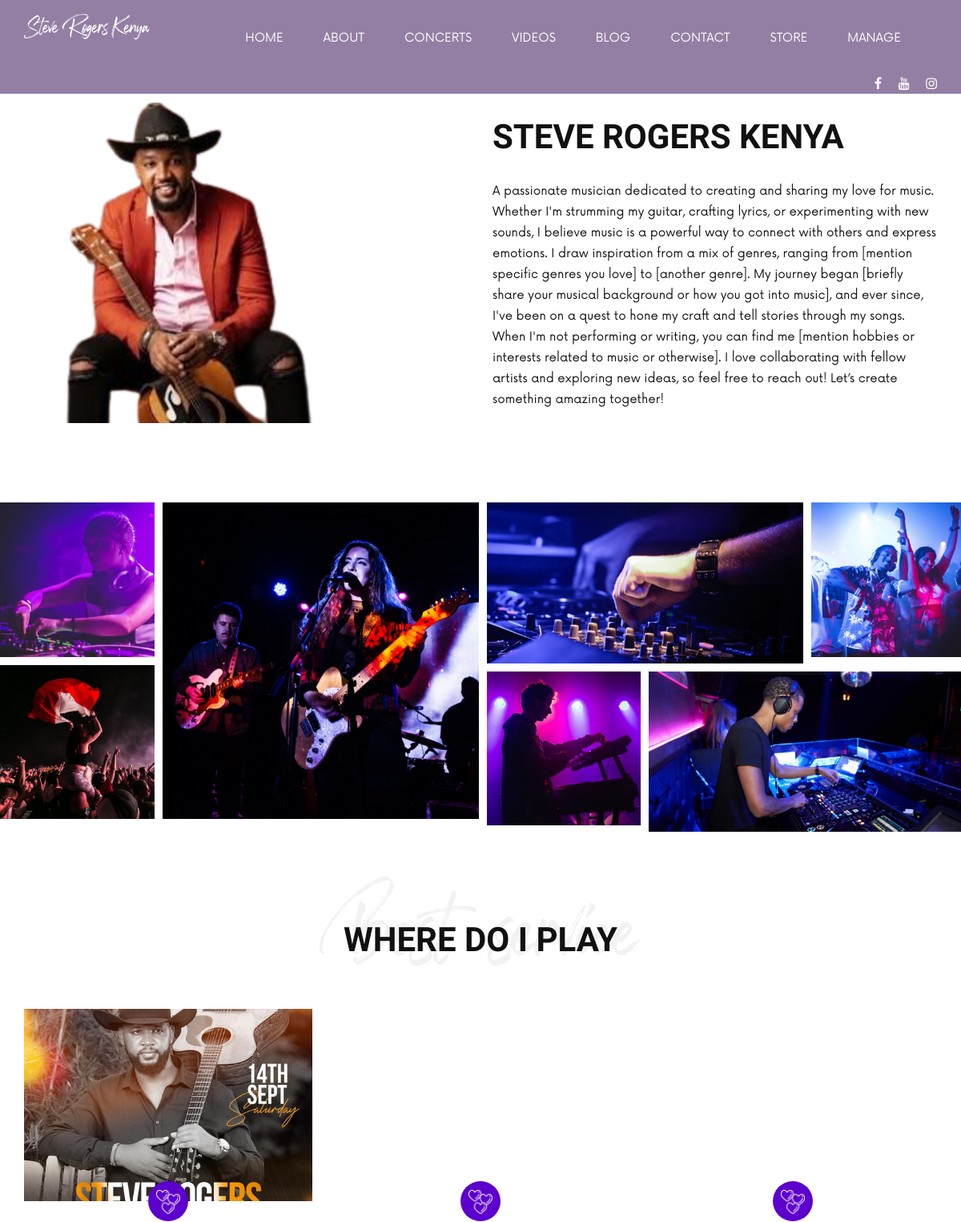
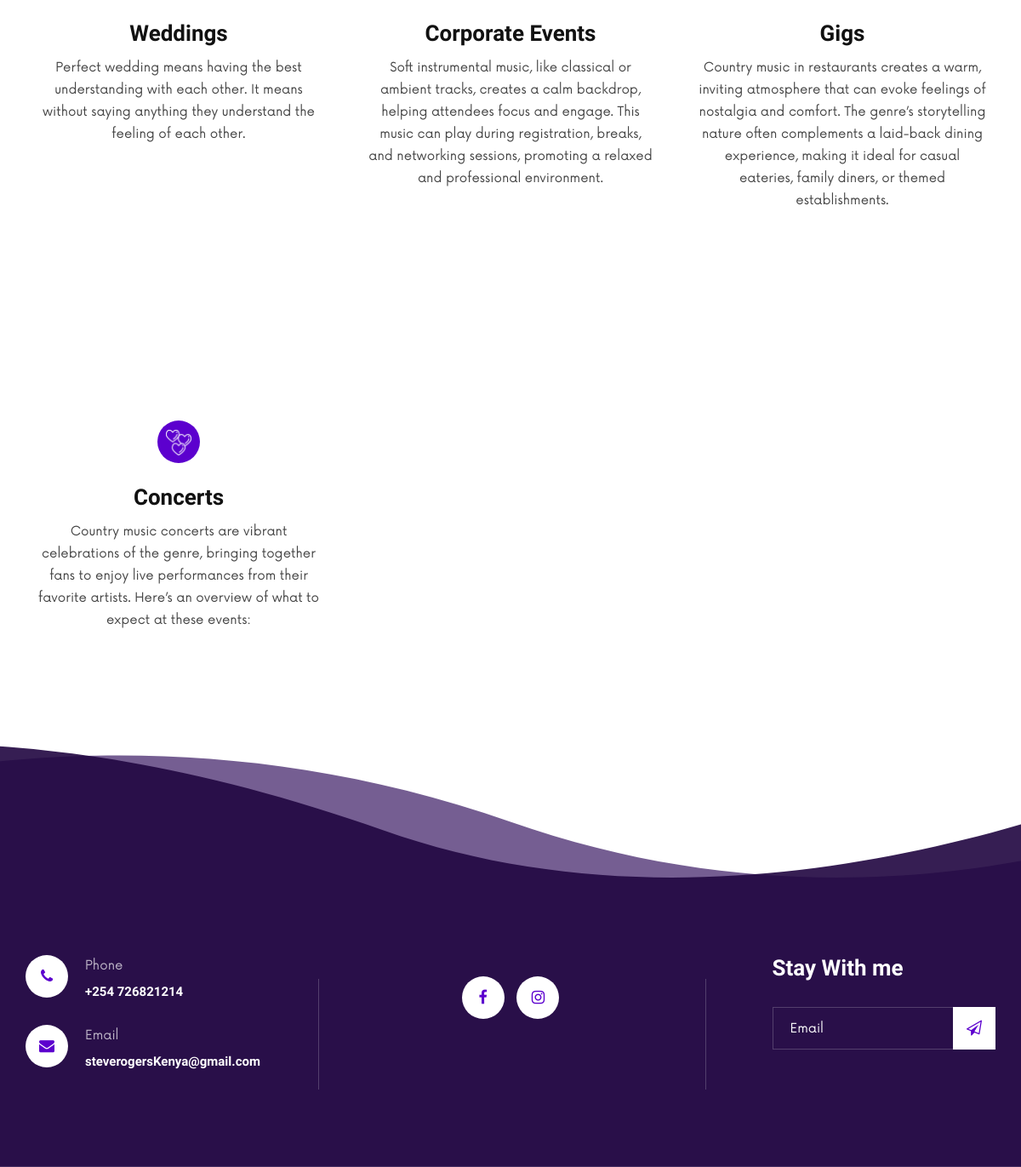
/about, run on the app's committed database (2 pictures, top to bottom).
### music_site/models.py (models this page shows)
class About(models.Model):
    title = models.CharField(max_length=200)
    sub_title = models.CharField(max_length=200)
    content = models.TextField()
    about_image = models.ImageField(default="default.jpg",upload_to="about_images")
    class Meta:
        verbose_name_plural = "About"

class EventCategory(models.Model):
    name = models.CharField(max_length=200)
    description = models.TextField()
    image = models.ImageField(default="default.jpg",upload_to="events_category_images")
    class Meta:
        verbose_name_plural = "Event Categories"

class Contacts(models.Model):
    name = models.CharField(max_length=200)
    phone = models.CharField(max_length=200)
    email = models.EmailField()
    facebook_link = models.URLField(max_length=200)
    insta_link = models.URLField(max_length=200)
    youtube_link = models.URLField(max_length=200)
    location_link = models.TextField(null=True, blank=True)
    address = models.TextField()
    class Meta:
        verbose_name_plural = "Contacts Details"

### music_site/views.py (the view)
# urls.py: path('about',views.about,name="site-about"),
def about(request):
    if len(About.objects.all())>0:
        abouts = About.objects.all()[0]
    else:
        abouts = About.objects.all()
    events_category = EventCategory.objects.all()
    contact = Contacts.objects.all()[0]
    contxt = {'about':abouts,"events_category":events_category,"contact":contact}
    return render(request,'music_site/about.html',contxt)

### music_site/templates/music_site/about.html (shortened to what this page needs)
{% extends 'music_site/base.html' %}
{% load static %}
{% block home %}
<br>
<br>
<section class="about about--page spad">
    <div class="container">
        <div class="row">
            <div class="col-lg-6">
                <div class="about__pic">
                    <img src="{{about.about_image.url}}" alt="" style="height:400px;">
                </div>
            </div>
            <div class="col-lg-6">
                <div class="about__text">
                    <div class="section-title">
                        <h2>{{about.title}}</h2>
                    </div>
                    <p>{{about.content}}</p>
                </div>
            </div>
        </div>
    </div>
</section>
<div class="about-pic">
    <div class="container-fluid">
        <div class="row">
            <div class="col-lg-6">
                <div class="row">
                    <div class="col-lg-4 col-md-4 col-sm-4 p-0">
                        <img src="img/about/ap-1.jpg" alt="">
                        <img src="img/about/ap-2.jpg" alt="">
                    </div>
                    <div class="col-lg-8 col-md-8 col-sm-8 p-0">
                        <img src="img/about/ap-3.jpg" alt="">
                    </div>
                </div>
            </div>
            <div class="col-lg-6">
                <div class="row">
                    <div class="col-lg-8 col-md-8 col-sm-8 p-0">
                        <img src="img/about/ap-4.jpg" alt="">
                    </div>
                    <div class="col-lg-4 col-md-4 col-sm-4 p-0">
                        <img src="img/about/ap-5.jpg" alt="">
                    </div>
                    <div class="col-lg-4 col-md-4 col-sm-4 p-0">
                        <img src="img/about/ap-6.jpg" alt="">
                    </div>
                    <div class="col-lg-8 col-md-8 col-sm-8 p-0">
                        <img src="img/about/ap-7.jpg" alt="">
                    </div>
                </div>
            </div>
        </div>
    </div>
</div>
<section class="about-services spad">
    <div class="container">
        <div class="row">
            <div class="col-lg-12">
                <div class="section-title center-title">
                    <h2>WHERE DO I PLAY</h2>
                    <h1>Best service</h1>
                </div>
            </div>
        </div>
        <div class="row">
            {% for category in events_category %}
            <div class="col-lg-4 col-md-6 col-sm-6">
                <div class="about__services__item">
                    <div class="about__services__item__pic set-bg" data-setbg="{{category.image.url}}">
                        <div class="icon">
                            <img src="img/services/as-icon-1.png" alt="">
                        </div>
                    </div>
                    <div class="about__services__item__text">
                        <h4>{{category.name}}</h4>
                        <p>{{category.description}}</p>
                    </div>
                </div>
            </div>
            {% endfor %}
        </div>
    </div>
</section>
{% endblock home %}
{% block footer %}
<footer class="footer footer--normal spad set-bg" data-setbg="{% static 'img/footer-bg.png' %}">
	<div class="container">
		<div class="row">
			<div class="col-lg-3 col-md-6">
				<div class="footer__address">
					<ul>
						<li>
							<i class="fa fa-phone"></i>
							<p>Phone</p>
							<h6>{{contact.phone}}</h6>
						</li>
						<li>
							<i class="fa fa-envelope"></i>
							<p>Email</p>
							<h6>{{contact.email}}</h6>
						</li>
					</ul>
				</div>
			</div>
			<div class="col-lg-4 offset-lg-1 col-md-6">
				<div class="footer__social">
					<div class="footer__social__links">
						<a href="{{contact.facebook_link}}"><i class="fa fa-facebook"></i></a>
						<a href="{{contact.insta_link}}"><i class="fa fa-instagram"></i></a>
					</div>
				</div>
			</div>
			<div class="col-lg-3 offset-lg-1 col-md-6">
				<div class="footer__newslatter">
					<h4>Stay With me</h4>
					<form action="#">
						<input type="text" placeholder="Email">
						<button type="submit"><i class="fa fa-send-o"></i></button>
					</form>
				</div>
			</div>
		</div>
	</div>
  </footer>
{% endblock footer %}

### music_site/static/css/style.css (style rules this page uses)
html, body { height: 100%; font-family: "Now Regular"; -webkit-font-smoothing: antialiased; }
h1, h2, h3, h4, h5, h6 { margin: 0; color: #111111; font-weight: 400; font-family: "Rajdhani", sans-serif; }
h1 { font-size: 70px; }
h2 { font-size: 36px; }
h4 { font-size: 24px; }
h6 { font-size: 16px; }
p { font-size: 15px; font-family: "Now Regular"; color: #444444; font-weight: 400; line-height: 26px; margin: 0 0 15px 0; }
img { max-width: 100%; }
ul, ol { padding: 0; margin: 0; }
.section-title { margin-bottom: 40px; position: relative; z-index: 1; }
.section-title.center-title { text-align: center; }
.section-title h2 { font-size: 42px; color: #111111; font-weight: 700; text-transform: uppercase; }
.section-title h1 { font-size: 100px; color: #f2f2f2; font-family: "Rockville Solid Regular"; position: absolute; left: 0; top: -45px; width: 100%; z-index: -1; }
.set-bg { background-repeat: no-repeat; background-size: cover; background-position: top center; }
.spad { padding-top: 100px; padding-bottom: 100px; }
.footer { padding-top: 300px; padding-bottom: 60px; margin-top: -547px; height: 549px; }
.footer.footer--normal { margin-top: 0; }
.footer__address { margin-bottom: 50px; }
.footer__address ul li { list-style: none; padding-left: 70px; position: relative; margin-bottom: 30px; }
.footer__address ul li:last-child { margin-bottom: 0; }
.footer__address ul li i { font-size: 18px; color: #5c00ce; height: 50px; width: 50px; background: #ffffff; border-radius: 50%; line-height: 50px; text-align: center; position: absolute; left: 0; top: 0; }
.footer__address ul li p { color: #ffffff; opacity: 0.7; margin-bottom: 8px; }
.footer__address ul li h6 { font-size: 15px; font-weight: 700; color: #ffffff; }
.footer__social { text-align: center; position: relative; margin-bottom: 50px; }
.footer__social::before { position: absolute; left: -46px; top: 3px; width: 1px; height: 130px; background: rgba(255, 255, 255, 0.2); content: ""; }
.footer__social::after { position: absolute; right: -50px; top: 3px; width: 1px; height: 130px; background: rgba(255, 255, 255, 0.2); content: ""; }
.footer__social .footer__social__links a { font-size: 18px; color: #5c00ce; height: 50px; width: 50px; background: #ffffff; border-radius: 50%; line-height: 50px; text-align: center; display: inline-block; margin-right: 10px; }
.footer__social .footer__social__links a:last-child { margin-right: 0; }
.footer__newslatter { margin-bottom: 50px; }
.footer__newslatter h4 { font-size: 26px; color: #ffffff; font-weight: 700; margin-bottom: 30px; }
.footer__newslatter form { position: relative; }
.footer__newslatter form input { height: 50px; font-size: 15px; color: #ffffff; width: 100%; background: transparent; border: 1px solid rgba(255, 255, 255, 0.2); padding-left: 20px; }
.footer__newslatter form input::placeholder { color: #ffffff; }
.footer__newslatter form button { font-size: 18px; color: #5c00ce; position: absolute; right: 0; top: 0; height: 100%; padding: 0 16px; background: #ffffff; border: none; }
.about { padding-top: 0; }
.about.about--page { padding-top: 80px; padding-bottom: 80px; }
.about.about--page .section-title { margin-bottom: 28px; }
.about.about--page .section-title h2 { line-height: 55px; }
.about.about--page .about__text { padding-top: 15px; }
.about.about--page .about__text p { color: #111111; }
.about__text { padding-top: 110px; }
.about__text p { margin-bottom: 35px; }
.about-pic { overflow: hidden; }
.about-pic .container-fluid { padding-right: 0; }
.about-pic img { min-width: 100%; margin-bottom: 10px; padding-right: 10px; }
.about-services { padding-bottom: 50px; }
.about-services .section-title { margin-bottom: 60px; }
.about__services__item { -webkit-transition: all, 0.3s; -o-transition: all, 0.3s; transition: all, 0.3s; }
.about__services__item__pic { height: 240px; position: relative; }
.about__services__item__pic .icon { height: 50px; width: 50px; background: #5c00ce; border-radius: 50%; line-height: 50px; text-align: center; position: absolute; left: 0; right: 0; margin: 0 auto; bottom: -25px; }
.about__services__item__text { text-align: center; padding: 50px 10px 30px; }
.about__services__item__text h4 { font-size: 26px; color: #111111; font-weight: 700; margin-bottom: 12px; }
.about__services__item__text p { margin-bottom: 0; }
@media only screen and (min-width: 1200px) { .container { max-width: 1170px; } }

### data on the page
About: about_image (picture), title "STEVE ROGERS KENYA", content "A passionate musician dedicated to creating and sharing my love for music. Whether I'm strumming my guitar, crafting lyrics, or experimenting with new sounds, I believe music is a powerful way to connect with others and express emotions. I draw inspiration from a mix of genres, ranging from [mention specific genres you love] to [another genre]. My journey began [briefly share your musical background or how you got into music], and ever since, I've been on a quest to hone my craft and tell stories through my songs. When I'm not performing or writing, you can find me [mention hobbies or interests related to music or otherwise]. I love collaborating with fellow artists and exploring new ideas,…"
EventCategory: shows a picture, name "Weddings", description "Perfect wedding means having the best understanding with each other. It means without saying anything they understand the feeling of each other."
EventCategory: name "Corporate Events", description "Soft instrumental music, like classical or ambient tracks, creates a calm backdrop, helping attendees focus and engage. This music can play during registration, breaks, and networking sessions, promoting a relaxed and professional environment."
EventCategory: name "Gigs", description "Country music in restaurants creates a warm, inviting atmosphere that can evoke feelings of nostalgia and comfort. The genre’s storytelling nature often complements a laid-back dining experience, making it ideal for casual eateries, family diners, or themed establishments."
EventCategory: name "Concerts", description "Country music concerts are vibrant celebrations of the genre, bringing together fans to enjoy live performances from their favorite artists. Here’s an overview of what to expect at these events:"
Contacts: phone "+254 726821214", email "steverogersKenya@gmail.com"
